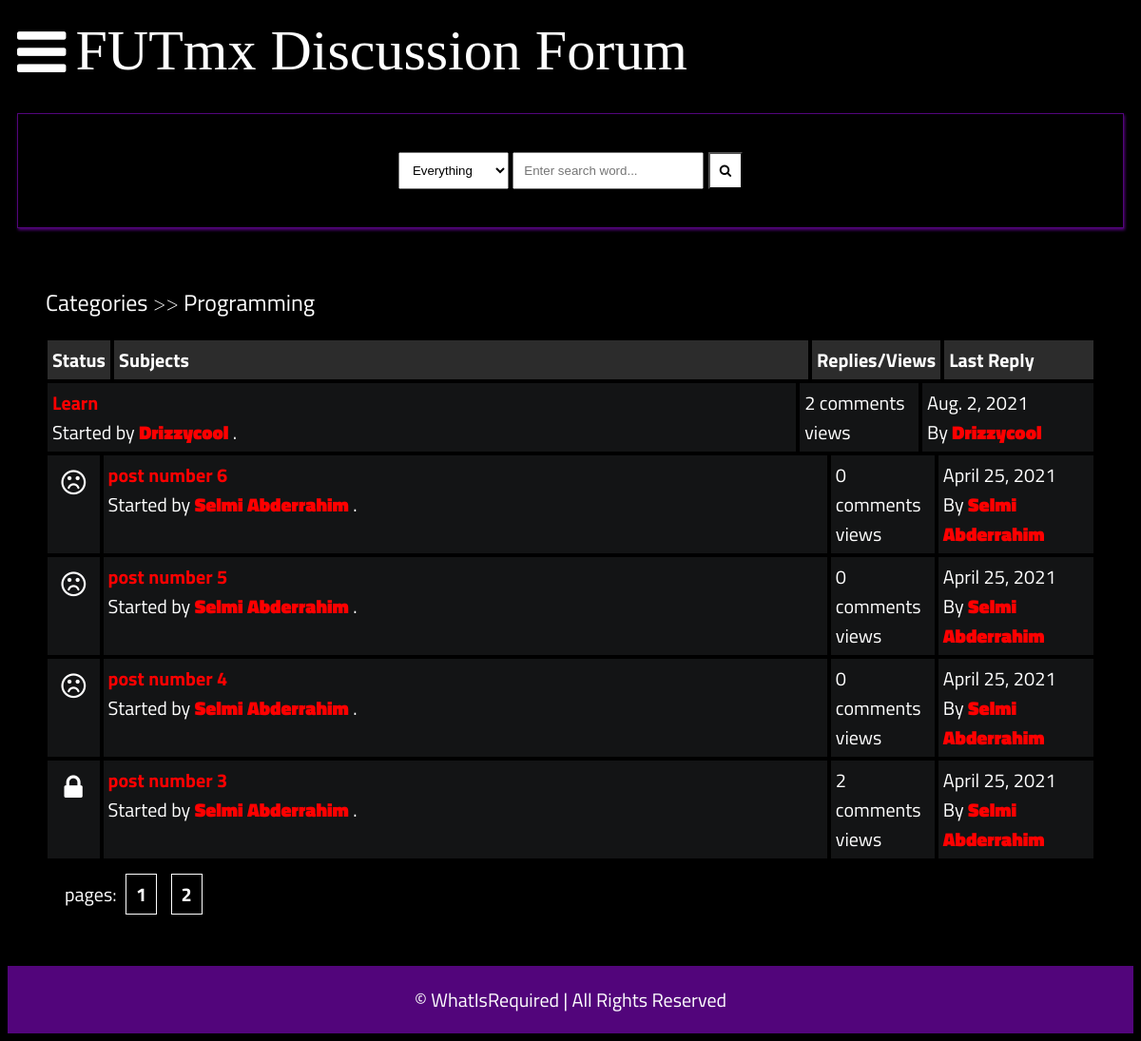
The app's page /posts/programming/ with its own data.
### main/models.py (models this page shows, shortened)
class Category(models.Model):
    title = models.CharField(max_length=50)
    slug = models.SlugField(max_length=400, unique=True, blank=True)
    description = models.TextField(default="description")
    class Meta:
        verbose_name_plural = "categories"
    def get_url(self):
        return reverse("posts", kwargs={
            "slug":self.slug
        })

class Post(models.Model):
    title = models.CharField(max_length=400)
    slug = models.SlugField(max_length=400, unique=True, blank=True)
    user = models.ForeignKey(Author, on_delete=models.CASCADE)
    content = HTMLField()
    categories = models.ManyToManyField(Category)
    date = models.DateTimeField(auto_now_add=True)
    approved = models.BooleanField(default=False)
    hit_count_generic = GenericRelation(HitCount, object_id_field='object_pk',
        related_query_name='hit_count_generic_relation'
    )
    tags = TaggableManager()
    comments = models.ManyToManyField(Comment, blank=True)
    closed = models.BooleanField(default=False)
    state = models.CharField(max_length=40, default="zero")
    def get_url(self):
        return reverse("detail", kwargs={
            "slug":self.slug
        })
    @property
    def num_comments(self):
        return self.comments.count()
    @property
    def last_reply(self):
        return self.comments.latest("date")
    class Meta:
        ordering = ['-date']

class Author(models.Model):
    user = models.ForeignKey(User, on_delete=models.CASCADE)
    fullname = models.CharField(max_length=40, blank=True)
    slug = slug = models.SlugField(max_length=400, unique=True, blank=True)
    bio = HTMLField()
    points = models.IntegerField(default=0)
    profile_pic = ResizedImageField(size=[50, 80], quality=100, upload_to="authors", default=None, null=True, blank=True)

class Comment(models.Model):
    user = models.ForeignKey(Author, on_delete=models.CASCADE)
    content = models.TextField()
    date = models.DateTimeField(auto_now_add=True)
    replies = models.ManyToManyField(Reply, blank=True)

### main/views.py (the view)
# urls.py: path("posts/<slug>/", posts, name="posts"),
def posts(request, slug):
    category = get_object_or_404(Category, slug=slug)
    posts = Post.objects.filter(categories=category)
    paginator = Paginator(posts, 5)
    page = request.GET.get("page")
    try:
        posts = paginator.page(page)
    except PageNotAnInteger:
        posts = paginator.page(1)
    except EmptyPage:
        posts = paginator.page(paginator.num_pages)
    context = {
        "posts":posts,
        "forum": category,
        "title": "Posts"
    }
    return render(request, "posts.html", context)

### main/context_processors.py (called while the page is built, shortened)
def searchFunction(request):
    search_context = {}
    posts = Post.objects.all()
    return search_context

### templates/posts.html
{% extends 'base.html' %}
{% load hitcount_tags %}
{% block content %}
{% load profanity %}
    <div class="container">
        <div class="navigate">
            <span><a href="{% url 'home' %}">Categories</a> >> <a href="{{forum.get_url}}">{{forum.title}}</a></span>
        </div>
        <div class="posts-table">
            <div class="table-head">
                <div class="status">Status</div>
                <div class="subjects">Subjects</div>
                <div class="replies">Replies/Views</div>
                <div class="last-reply">Last Reply</div>
            </div>
            {% for post in posts %}
            <div class="table-row">
                {% if post.closed == True %}
                 <div class="status"><i class="fa fa-lock"></i></div>
                {% elif post.num_comments == 0 %}
                <div class="status"><i class="fa fa-frown-o"></i></div>
                {% elif post.num_comments > 0 and post.num_comments < 2 %}
                 <div class="status"><i class="fa fa-book"></i></div>
                 {% elif post.num_comments > 2 and post.num_comments < 4 %}
                 <div class="status"><i class="fa fa-rocket"></i></div>
                 {% elif post.num_comments >= 4 %}
                 <div class="status"><i class="fa fa-fire"></i></div>
                {% endif %}
                <div class="subjects">
                    <a href="{{post.get_url}}">{{post.title}}</a>
                    <br>
                    <span>Started by <b><a href="">{{post.user.fullname|title}}</a></b> .</span>
                </div>
                <div class="replies">
                    {{post.num_comments}} comments <br> {% get_hit_count for post %} views
                </div>
                {% if post.last_reply %}
                <div class="last-reply">
                    {{post.last_reply.date|date}}
                    <br>By <b><a href="">{{post.last_reply.user.fullname|title}}</a></b>
                </div>
                {% else %}
                <div class="last-reply">
                    {{post.date|date}}
                    <br>By <b><a href="">{{post.user.fullname|title}}</a></b>
                </div>
                {% endif %}
            </div>
            {% endfor %}
        </div>
            <div class="pagination">
                pages: {% for num_page in posts.paginator.page_range %} <a href="?page={{num_page}}">{{num_page}}</a> {% endfor %}
            </div>
    </div>
    {% endblock content %}

### static/style.css (style rules this page uses)
* { box-sizing: border-box; }
html { font-size: 20px; font-family: 'Titillium Web', sans-serif; background-color:rgb(0, 0, 0); color:#ffffff; }
a { color:red; font-weight: bolder; text-decoration: none; }
.container { margin: 20px; padding: 20px; }
.table-head { display: flex; }
.table-head div { padding: 5px; margin: 2px; background-color: #2C2C2C; font-weight: bold; }
.table-head .status { flex: 5%; }
.table-head .subjects { flex: 70%; }
.table-head .replies { flex: 10%; }
.table-head .last-reply { flex: 15%; }
.table-row { display: flex; }
.table-row .status, .table-row .subjects, .table-row .replies, .table-row .last-reply { padding: 5px; margin: 2px; background-color: #131415; }
.table-row .status { flex: 5%; font-size: 30px; text-align: center; }
.table-row .subjects { flex: 70%; }
.table-row .replies { flex: 10%; }
.table-row .last-reply { flex: 15%; }
.navigate { margin-block: 20px; font-weight: lighter; font-size: 24px; }
.navigate a { color: #fff; }
.pagination { padding: 20px; font-size: 20px; }
.pagination a { color: #fff; margin-inline: 5px; padding: 5px 10px; border: solid 0.5px #fff; }

### records on screen
Category: title "Programming"
Post: title "Learn", user.fullname "Drizzycool", num_comments "2", last_reply "Aug. 2, 2021", last_reply.user.fullname "Drizzycool"
Post: closed False (drawn), title "post number 6", user.fullname "Selmi Abderrahim", num_comments "0", date "April 25, 2021"
Post: closed False (drawn), title "post number 5", user.fullname "Selmi Abderrahim", num_comments "0", date "April 25, 2021"
Post: closed False (drawn), title "post number 4", user.fullname "Selmi Abderrahim", num_comments "0", date "April 25, 2021"
Post: closed True (drawn), title "post number 3", user.fullname "Selmi Abderrahim", num_comments "2", last_reply "April 25, 2021", last_reply.user.fullname "Selmi Abderrahim"

### other values on screen
{{ num_page }} "1" "2"
